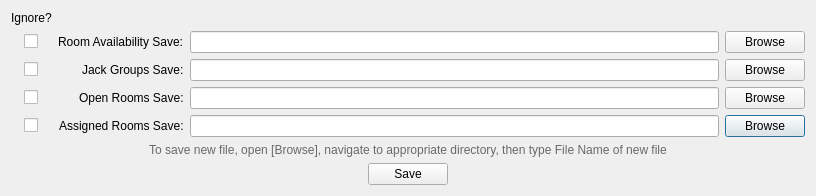
<?xml version="1.0" encoding="UTF-8"?>
<ui version="4.0">
 <class>SavePrompt</class>
 <widget class="QDialog" name="SavePrompt">
  <property name="geometry">
   <rect>
    <x>0</x>
    <y>0</y>
    <width>816</width>
    <height>184</height>
   </rect>
  </property>
  <property name="cursor">
   <cursorShape>ArrowCursor</cursorShape>
  </property>
  <property name="windowTitle">
   <string>Save Project Files</string>
  </property>
  <layout class="QGridLayout" name="gridLayout_2">
   <item row="3" column="0">
    <layout class="QGridLayout" name="gridLayout">
     <item row="3" column="1" alignment="Qt::AlignRight|Qt::AlignVCenter">
      <widget class="QLabel" name="opRmLabel">
       <property name="text">
        <string>Open Rooms Save:</string>
       </property>
      </widget>
     </item>
     <item row="4" column="3">
      <widget class="QPushButton" name="asRmBrowse">
       <property name="sizePolicy">
        <sizepolicy hsizetype="Maximum" vsizetype="Fixed">
         <horstretch>0</horstretch>
         <verstretch>0</verstretch>
        </sizepolicy>
       </property>
       <property name="text">
        <string>Browse</string>
       </property>
      </widget>
     </item>
     <item row="2" column="3">
      <widget class="QPushButton" name="jkGrBrowse">
       <property name="sizePolicy">
        <sizepolicy hsizetype="Maximum" vsizetype="Fixed">
         <horstretch>0</horstretch>
         <verstretch>0</verstretch>
        </sizepolicy>
       </property>
       <property name="text">
        <string>Browse</string>
       </property>
      </widget>
     </item>
     <item row="3" column="3">
      <widget class="QPushButton" name="opRmBrowse">
       <property name="sizePolicy">
        <sizepolicy hsizetype="Maximum" vsizetype="Fixed">
         <horstretch>0</horstretch>
         <verstretch>0</verstretch>
        </sizepolicy>
       </property>
       <property name="text">
        <string>Browse</string>
       </property>
      </widget>
     </item>
     <item row="0" column="0">
      <widget class="QLabel" name="ignoreLabel">
       <property name="text">
        <string>Ignore?</string>
       </property>
      </widget>
     </item>
     <item row="5" column="1">
      <spacer name="verticalSpacer">
       <property name="orientation">
        <enum>Qt::Vertical</enum>
       </property>
       <property name="sizeHint" stdset="0">
        <size>
         <width>20</width>
         <height>40</height>
        </size>
       </property>
      </spacer>
     </item>
     <item row="1" column="3">
      <widget class="QPushButton" name="rmAvBrowse">
       <property name="sizePolicy">
        <sizepolicy hsizetype="Maximum" vsizetype="Fixed">
         <horstretch>0</horstretch>
         <verstretch>0</verstretch>
        </sizepolicy>
       </property>
       <property name="text">
        <string>Browse</string>
       </property>
      </widget>
     </item>
     <item row="1" column="0" alignment="Qt::AlignHCenter">
      <widget class="QCheckBox" name="rmAvCheck">
       <property name="enabled">
        <bool>true</bool>
       </property>
       <property name="text">
        <string/>
       </property>
      </widget>
     </item>
     <item row="3" column="0" alignment="Qt::AlignHCenter">
      <widget class="QCheckBox" name="opRmCheck">
       <property name="text">
        <string/>
       </property>
      </widget>
     </item>
     <item row="1" column="1" alignment="Qt::AlignRight|Qt::AlignVCenter">
      <widget class="QLabel" name="rmAvLabel">
       <property name="text">
        <string>Room Availability Save:</string>
       </property>
      </widget>
     </item>
     <item row="2" column="1" alignment="Qt::AlignRight|Qt::AlignVCenter">
      <widget class="QLabel" name="jkGrLavel">
       <property name="text">
        <string>Jack Groups Save:</string>
       </property>
      </widget>
     </item>
     <item row="4" column="1" alignment="Qt::AlignRight|Qt::AlignVCenter">
      <widget class="QLabel" name="asRmLabel">
       <property name="text">
        <string>Assigned Rooms Save:</string>
       </property>
      </widget>
     </item>
     <item row="1" column="2">
      <widget class="QLineEdit" name="rmAvText">
       <property name="enabled">
        <bool>true</bool>
       </property>
       <property name="readOnly">
        <bool>true</bool>
       </property>
      </widget>
     </item>
     <item row="2" column="2">
      <widget class="QLineEdit" name="jkGrText">
       <property name="enabled">
        <bool>true</bool>
       </property>
       <property name="readOnly">
        <bool>true</bool>
       </property>
      </widget>
     </item>
     <item row="3" column="2">
      <widget class="QLineEdit" name="opRmText">
       <property name="enabled">
        <bool>true</bool>
       </property>
       <property name="readOnly">
        <bool>true</bool>
       </property>
      </widget>
     </item>
     <item row="2" column="0" alignment="Qt::AlignHCenter">
      <widget class="QCheckBox" name="jkGrCheck">
       <property name="text">
        <string/>
       </property>
      </widget>
     </item>
     <item row="4" column="0" alignment="Qt::AlignHCenter">
      <widget class="QCheckBox" name="asRmCheck">
       <property name="text">
        <string/>
       </property>
      </widget>
     </item>
     <item row="4" column="2">
      <widget class="QLineEdit" name="asRmText">
       <property name="enabled">
        <bool>true</bool>
       </property>
       <property name="readOnly">
        <bool>true</bool>
       </property>
      </widget>
     </item>
    </layout>
   </item>
   <item row="5" column="0" alignment="Qt::AlignHCenter|Qt::AlignVCenter">
    <widget class="QPushButton" name="saveBttn">
     <property name="text">
      <string>Save</string>
     </property>
    </widget>
   </item>
   <item row="4" column="0">
    <widget class="QLabel" name="label">
     <property name="layoutDirection">
      <enum>Qt::LeftToRight</enum>
     </property>
     <property name="text">
      <string>&lt;span style=&quot;color: dimgray&quot;&gt;To save new file, open [Browse], navigate to appropriate directory, then type File Name of new file&lt;/span&gt;</string>
     </property>
     <property name="textFormat">
      <enum>Qt::RichText</enum>
     </property>
     <property name="alignment">
      <set>Qt::AlignCenter</set>
     </property>
     <property name="wordWrap">
      <bool>true</bool>
     </property>
    </widget>
   </item>
  </layout>
 </widget>
 <layoutdefault spacing="6" margin="11"/>
 <resources/>
 <connections/>
</ui>
